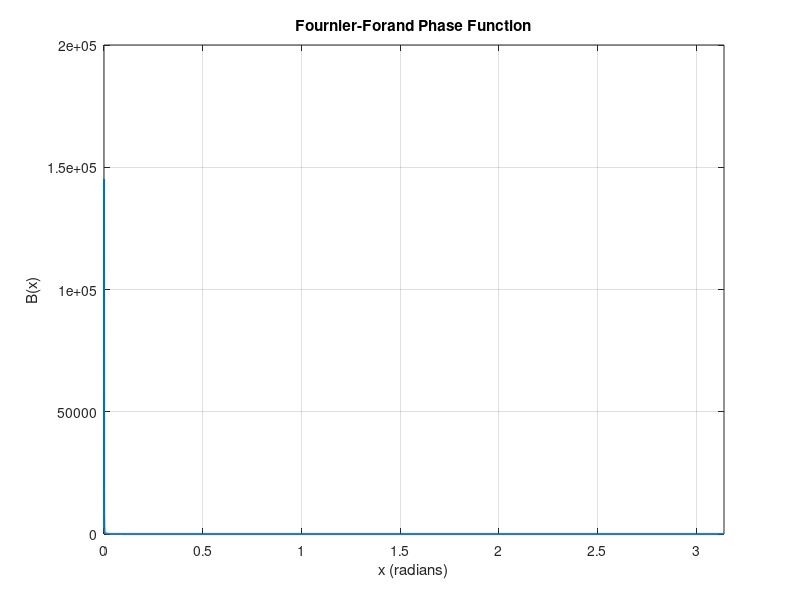

Write the MATLAB code that produced this figure.
u = 3.56;
n = 1.09;

v = (3 - u) / 2;

s = @(x) (4 / (3 * (n - 1)^2)) .* sin(x / 2).^2;

B = @(x) ...
    (1 ./ (4*pi .* (1 - s(x)).^2 .* s(x).^v)) .* ...
    (v .* (1 - s(x)) ...
    - (1 - s(x).^v) ...
    + (s(x) .* (1 - s(x).^v) ...
    - v .* (1 - s(x))) .* sin(x / 2).^(-2)) ...
    + ((1 - s(pi).^v) / ...
    (16*pi * (s(pi) - 1) * s(pi).^v)) .* ...
    (3*cos(x).^2 - 1);

% x in radians
x = linspace(1e-4, pi, 10000);

y = B(x);

figure;
plot(x, y, 'LineWidth', 1.5);

xlabel('x (radians)');
ylabel('B(x)');
title('Fournier-Forand Phase Function');
grid on;
xlim([0 pi]);
